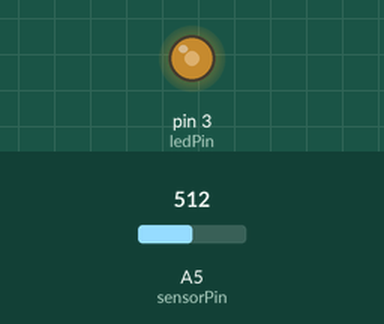
This sketch was run on a simulated Arduino Uno, built with avr-gcc and run on an emulated ATmega328P. On the bench: output pins drawn as LEDs (lit = HIGH). Inputs (shaded band) come from the test bench; at power-on: A5 (sensorPin) = 512.

Above: at 1.2 s.
1.3 s: A5 (sensorPin) set to 716
At 1.9 s:
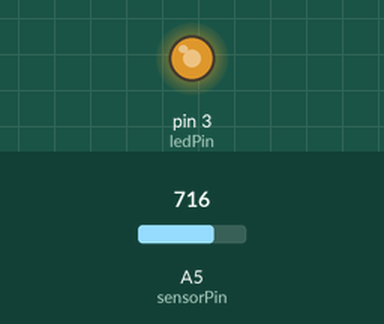
2.8 s: A5 (sensorPin) set to 900
At 3.3 s:
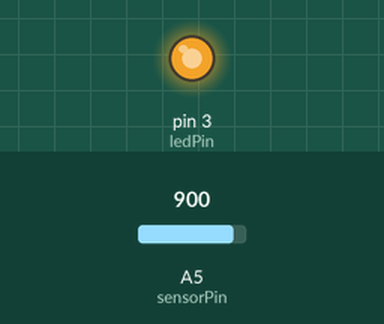
4.3 s: A5 (sensorPin) set to 990
At 5.5 s:
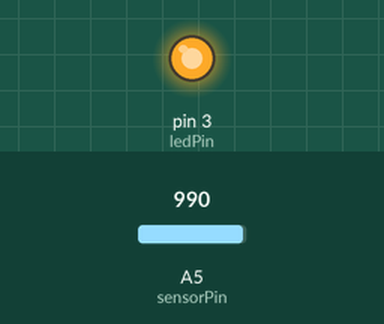
5.8 s: A5 (sensorPin) set to 1004
At 6.8 s:
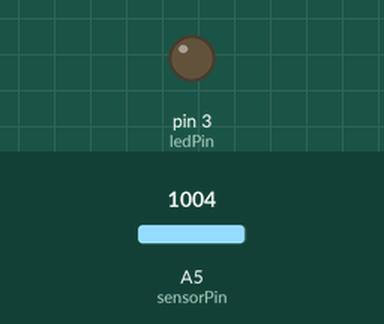
7.3 s: A5 (sensorPin) set to 1023
At 7.8 s:
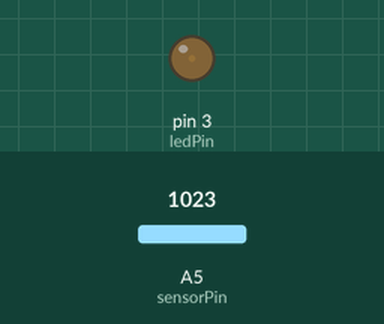
Timing chart, 0 to 9.8 s (numbered marks = the images above; inputs shaded):
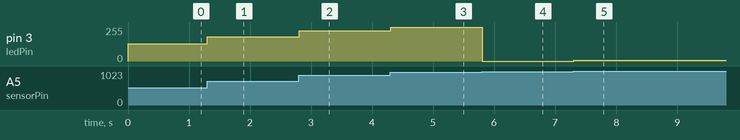

Measured:
- the behaviour switches between 1003 and 1004 on A5 (sensorPin) (found by bisection; images 3 and 4)
- after the input at 1.3 s, pin 3 (ledPin): 128/255 → 181/255 at once
- after the input at 2.8 s, pin 3 (ledPin): 181/255 → 228/255 at once
- after the input at 4.3 s, pin 3 (ledPin): 228/255 → 252/255 at once
- after the input at 5.8 s, pin 3 (ledPin): 252/255 → 0/255 at once
- after the input at 7.3 s, pin 3 (ledPin): 0/255 → 4/255 at once

The sketch:

3.ino
```cpp
#define ledPin 3
#define sensorPin A5

void setup() {
  pinMode(ledPin, OUTPUT);
  pinMode(sensorPin, INPUT);
}

void loop() {
  analogWrite(ledPin, map(analogRead(sensorPin), 20, 1000, 0, 255));
  delay(10);
}
```
